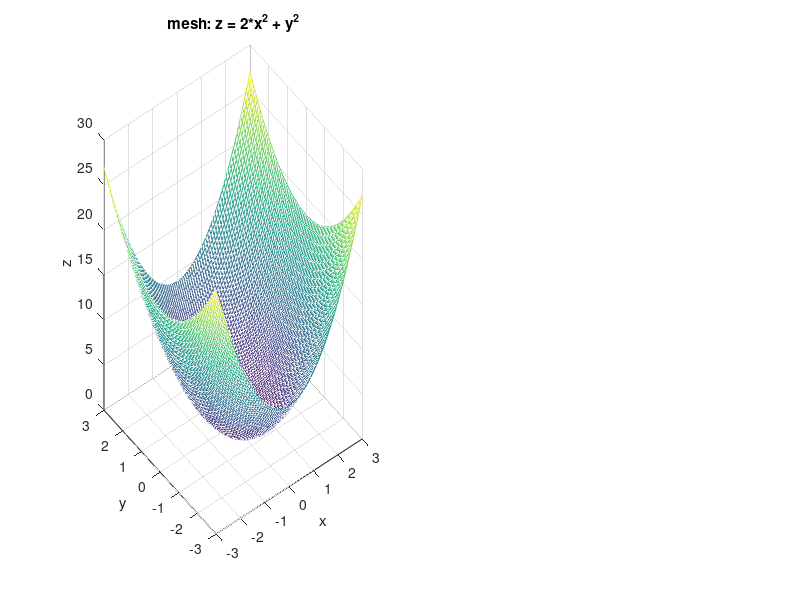

Here is the MATLAB script that generated this plot:
[xg, yg] = meshgrid(linspace(-3,3,80), linspace(-3,3,80));
zg = 2.*xg.^2 + yg.^2;
subplot(1,2,1);
mesh(xg, yg, zg);
title('mesh: z = 2*x^2 + y^2');
xlabel('x'); ylabel('y'); zlabel('z');
shading interp; % 着色平滑